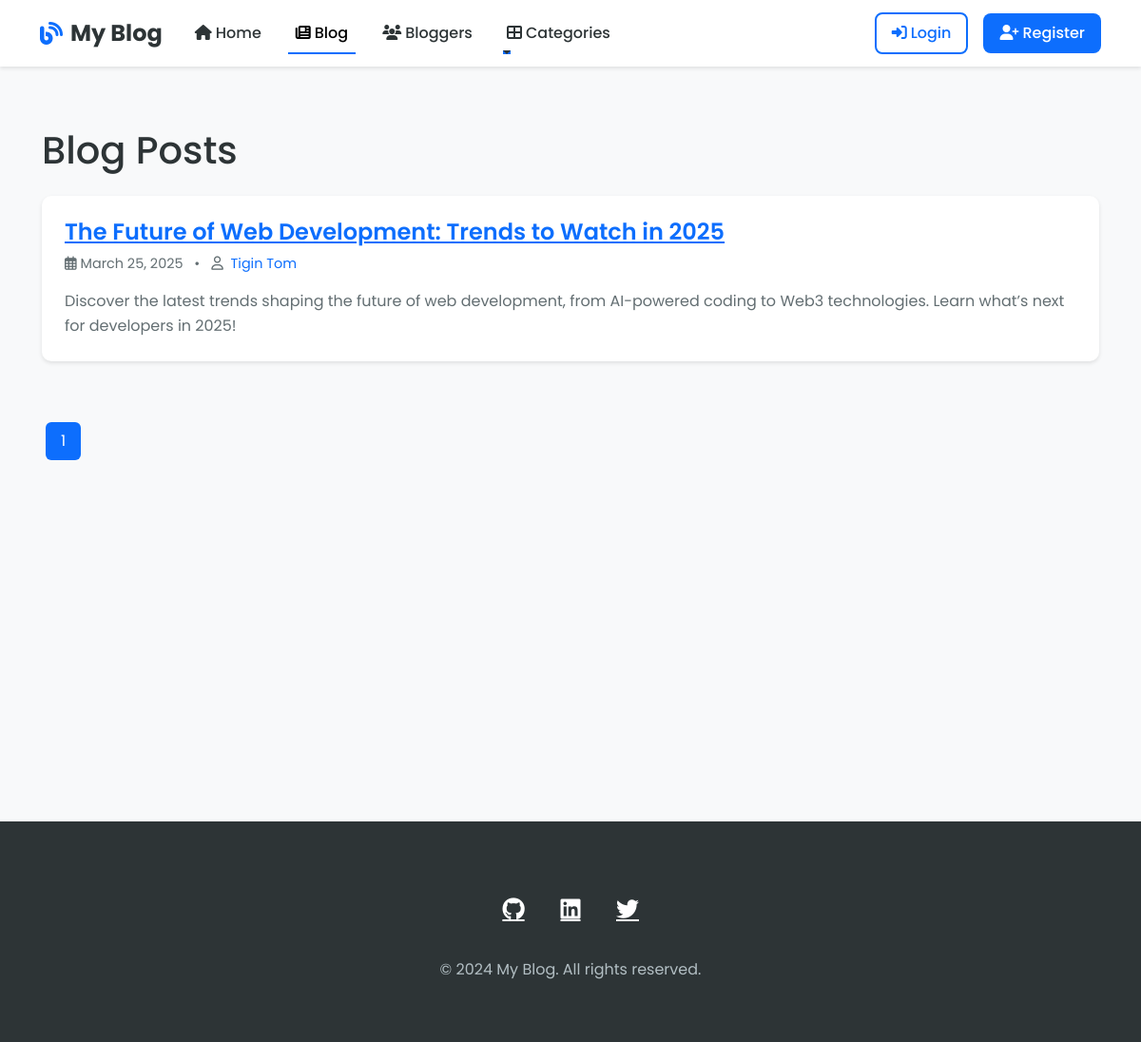
/blog/blogs/, run on the app's committed database.
### myapp/models.py (models this page shows, shortened)
class BlogPost(models.Model):
    title = models.CharField(max_length=200)
    slug = models.SlugField(unique=True)
    content = models.TextField()
    excerpt = models.TextField(blank=True)
    author = models.ForeignKey(User, on_delete=models.CASCADE)
    image = models.ImageField(upload_to='blog_images/', blank=True, null=True)
    created_at = models.DateTimeField(auto_now_add=True)
    updated_at = models.DateTimeField(auto_now=True)
    status = models.CharField(max_length=10, choices=[
        ('draft', 'Draft'),
        ('published', 'Published')
    ], default='draft')
    likes = models.ManyToManyField(User, related_name='liked_posts', blank=True)
    shares = models.IntegerField(default=0)
    class Meta:
        ordering = ['-created_at']

### myapp/views.py (the view)
# urls.py: path('blog/blogs/', views.blog_list, name='blog_list'),
def blog_list(request):
    blog_posts = BlogPost.objects.all().order_by('-created_at')
    paginator = Paginator(blog_posts, 5)
    page_number = request.GET.get('page')
    page_obj = paginator.get_page(page_number)
    context = {
        'blog_posts': page_obj,
        'is_paginated': True,
        'page_obj': page_obj,
    }
    return render(request, 'myapp/blog_list.html', context)

### myapp/templates/myapp/blog_list.html (shortened to what this page needs)
{% extends 'myapp/base.html' %}
{% block content %}
<div class="container">
    <div class="blog-list">
        <h1 class="mb-4">Blog Posts</h1>
        {% if blog_posts %}
            {% for post in blog_posts %}
                <article class="blog-card">
                    <h2 class="blog-title">
                        <a href="{% url 'blog_detail' post.slug %}">{{ post.title }}</a>
                    </h2>
                    <div class="blog-meta">
                        <span><i class="far fa-calendar-alt me-1"></i>{{ post.created_at|date:"F j, Y" }}</span>
                        <span class="mx-2">•</span>
                        <span>
                            <i class="far fa-user me-1"></i>
                            <a href="{% url 'blogger_detail' post.author.id %}">{{ post.author.get_full_name|default:post.author.username }}</a>
                        </span>
                    </div>
                    <div class="blog-excerpt">
                        {{ post.excerpt|truncatewords:50 }}
                    </div>
                </article>
            {% endfor %}
            {% if is_paginated %}
                <nav aria-label="Page navigation" class="pagination">
                    <ul class="pagination justify-content-center">
                        {% for num in page_obj.paginator.page_range %}
                            {% if page_obj.number == num %}
                                <li class="page-item active">
                                    <span class="page-link">{{ num }}</span>
                                </li>
                            {% elif num > page_obj.number|add:'-3' and num < page_obj.number|add:'3' %}
                                <li class="page-item">
                                    <a class="page-link" href="?page={{ num }}">{{ num }}</a>
                                </li>
                            {% endif %}
                        {% endfor %}
                    </ul>
                </nav>
            {% endif %}
        {% else %}
            <div class="no-posts">
                <i class="fas fa-newspaper fa-3x mb-3"></i>
                <h3>No blog posts yet</h3>
                <p>Check back later for new content!</p>
            </div>
        {% endif %}
    </div>
</div>
{% endblock %}

### myapp/templates/myapp/base.html (style rules this page uses)
:root { --navbar-height: 70px; --primary-color: #0d6efd; --secondary-color: #2d3436; --text-color: #636e72; --bg-color: #f8f9fa; }
body { font-family: 'Poppins', sans-serif; background-color: var(--bg-color); color: var(--secondary-color); }

### myapp/templates/myapp/blog_list.html (style rules this page uses)
.blog-list { margin-top: 2rem; }
.blog-card { background: white; border-radius: 10px; padding: 1.5rem; margin-bottom: 1.5rem; box-shadow: 0 2px 4px rgba(0,0,0,0.1); transition: all 0.3s ease; }
.blog-title { color: #2d3436; font-size: 1.5rem; font-weight: 600; margin-bottom: 0.5rem; text-decoration: none; }
.blog-meta { color: #636e72; font-size: 0.9rem; margin-bottom: 1rem; }
.blog-meta a { color: #0d6efd; text-decoration: none; }
.blog-excerpt { color: #636e72; line-height: 1.6; }
.pagination { margin-top: 2rem; }
.page-link { color: #0d6efd; border: none; padding: 0.5rem 1rem; margin: 0 0.25rem; border-radius: 5px; }
.page-item.active .page-link { background-color: #0d6efd; color: white; }

### data on the page
BlogPost: title "The Future of Web Development: Trends to Watch in 2025", created_at "March 25, 2025", author.get_full_name "Tigin Tom", excerpt "Discover the latest trends shaping the future of web development, from AI-powered coding to Web3 technologies. Learn what’s next for developers in 2025!"

### other printed values
{{ num }} "1"
